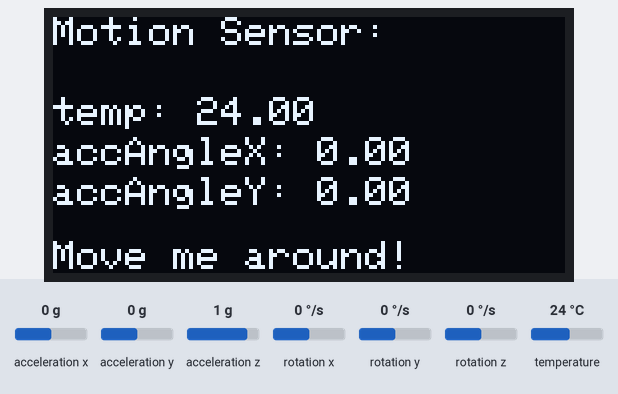
A program run on a simulated Seeed XIAO (SAMD21). Shown: 128×64 one-colour display. The test bench sets the inputs (shaded band); at power-on: acceleration x 0 g, acceleration y 0 g, acceleration z 1 g, temperature 24 °C, rotation x 0 °/s, rotation y 0 °/s, rotation z 0 °/s. What the program prints to the serial monitor is not drawn.

Above: at 6.2 s.
6.3 s: acceleration x set to -1.4 g
At 7.5 s:
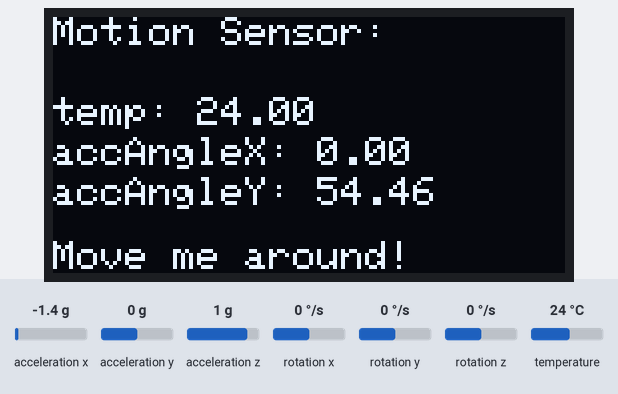
8.1 s: acceleration y set to -1.4 g
At 8.9 s:
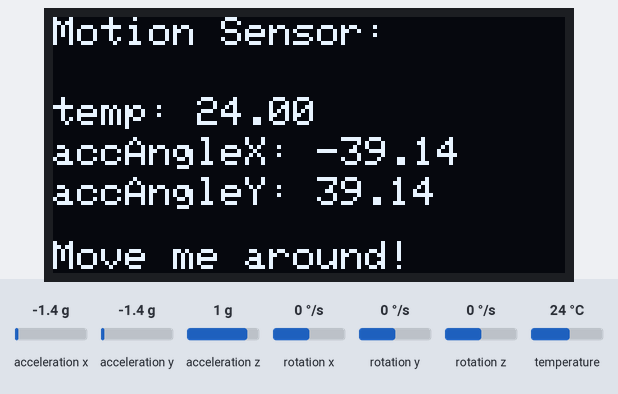
9.7 s: acceleration z set to -1.4 g
At 10.3 s:
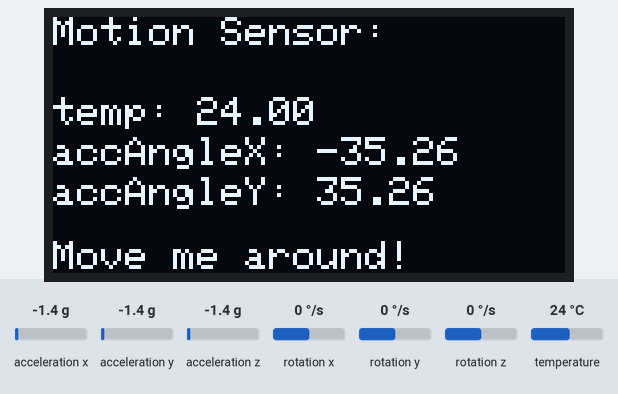
11.2 s: temperature set to 12 °C
At 11.7 s:
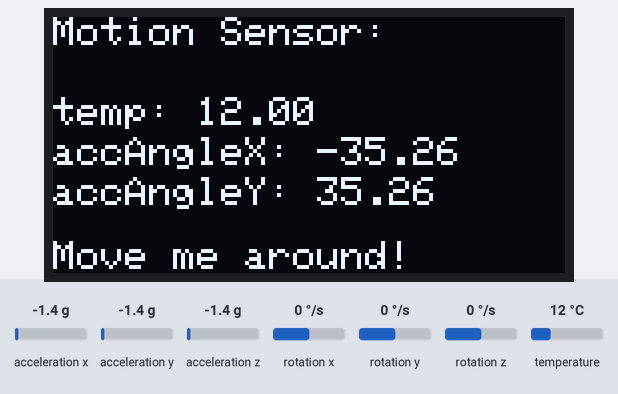
12.8 s: acceleration x set to -0.8 g
At 14.3 s:
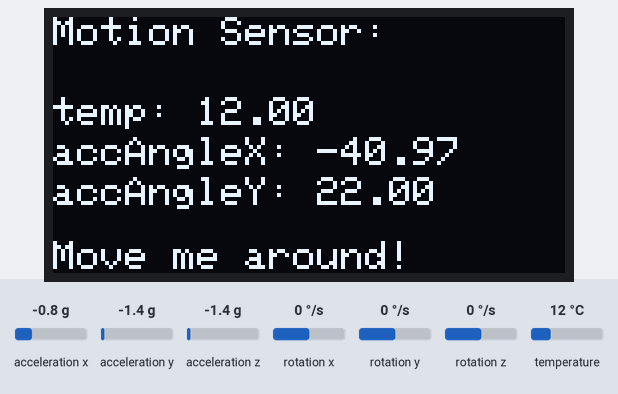
Timing chart, 0 to 15.4 s (numbered marks = the images above; inputs shaded):
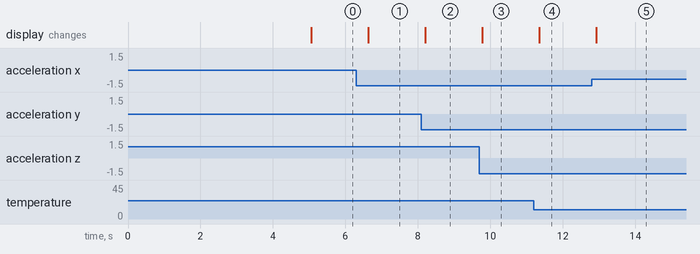

The program:

main.cpp
```cpp
#include <Arduino.h>
#include <Wire.h>
#include <Adafruit_GFX.h>
 #include <Adafruit_I2CDevice.h>
#include <Adafruit_SSD1306.h>
#include <MPU6050_tockn.h>

#define SCREEN_WIDTH 128 // OLED display width, in pixels
#define SCREEN_HEIGHT 64 // OLED display height, in pixels
#define OLED_RESET     -1 // Reset pin # (or -1 if sharing Arduino reset pin)

Adafruit_SSD1306 display(SCREEN_WIDTH, SCREEN_HEIGHT, &Wire, OLED_RESET);
MPU6050 mpu6050(Wire);

long timer = 0;
float temp = 0;
float accX = 0;
float accY = 0;
float accZ = 0;
float accAngleX =0;
float accAngleY = 0;

void initDisplay(){
  display.begin(SSD1306_SWITCHCAPVCC, 0x3C);
  delay(2000);
  display.clearDisplay();
  display.setTextColor(WHITE);
   display.setTextSize(1);
  display.setCursor(0,0);
  display.print("Initializing");
}

void initMpu6050() {
  mpu6050.begin();
  mpu6050.calcGyroOffsets(true);
}

void updateDisplay(){
  display.clearDisplay();

  // display R G B Values
  display.setTextSize(1);
  display.setCursor(0,0);
  display.print("Motion Sensor:");

  display.setTextSize(1);
  display.setCursor(0, 20);
  display.print("temp: " + String(temp));

  display.setCursor(0, 30);
  display.print("accAngleX: " + String(accAngleX));

  display.setCursor(0, 40);
  display.print("accAngleY: " + String(accAngleY));

  display.setCursor(0, 56);
  display.print("Move me around!");

  display.display();
}

void updateMPU6050() {
  mpu6050.update();
  if(millis() - timer > 500){
    temp = mpu6050.getTemp();
    accX = mpu6050.getAccX();
    accY = mpu6050.getAccY();
    accZ = mpu6050.getAccZ();
    accAngleX = mpu6050.getAccAngleX();
    accAngleY = mpu6050.getAccAngleY();
    Serial.println("=======================================================");
    Serial.print("temp : ");Serial.println(temp);
    Serial.print("accX : ");Serial.print(accX);
    Serial.print("\taccY : ");Serial.print(accY);
    Serial.print("\taccZ : ");Serial.println(accZ);

    Serial.print("gyroX : ");Serial.print(mpu6050.getGyroX());
    Serial.print("\tgyroY : ");Serial.print(mpu6050.getGyroY());
    Serial.print("\tgyroZ : ");Serial.println(mpu6050.getGyroZ());

    Serial.print("accAngleX : ");Serial.print(mpu6050.getAccAngleX());
    Serial.print("\taccAngleY : ");Serial.println(mpu6050.getAccAngleY());

    Serial.print("gyroAngleX : ");Serial.print(mpu6050.getGyroAngleX());
    Serial.print("\tgyroAngleY : ");Serial.print(mpu6050.getGyroAngleY());
    Serial.print("\tgyroAngleZ : ");Serial.println(mpu6050.getGyroAngleZ());

    Serial.print("angleX : ");Serial.print(mpu6050.getAngleX());
    Serial.print("\tangleY : ");Serial.print(mpu6050.getAngleY());
    Serial.print("\tangleZ : ");Serial.println(mpu6050.getAngleZ());
    Serial.println("=======================================================\n");
    timer = millis();
  }
}

void setup() {
  Wire.begin();
  Serial.begin(57600);
  initDisplay();
  initMpu6050();
}

void loop() {
  updateMPU6050();
  updateDisplay();
}
```

Measured:
- after the input at 6.3 s, the display: changes after 0.33 s (image 1)
- after the input at 8.1 s, the display: changes after 0.10 s (image 2)
- after the input at 9.7 s, the display: changes after 0.08 s (image 3)
- after the input at 11.2 s, the display: changes after 0.15 s (image 4)
- after the input at 12.8 s, the display: changes after 0.12 s (image 5)
